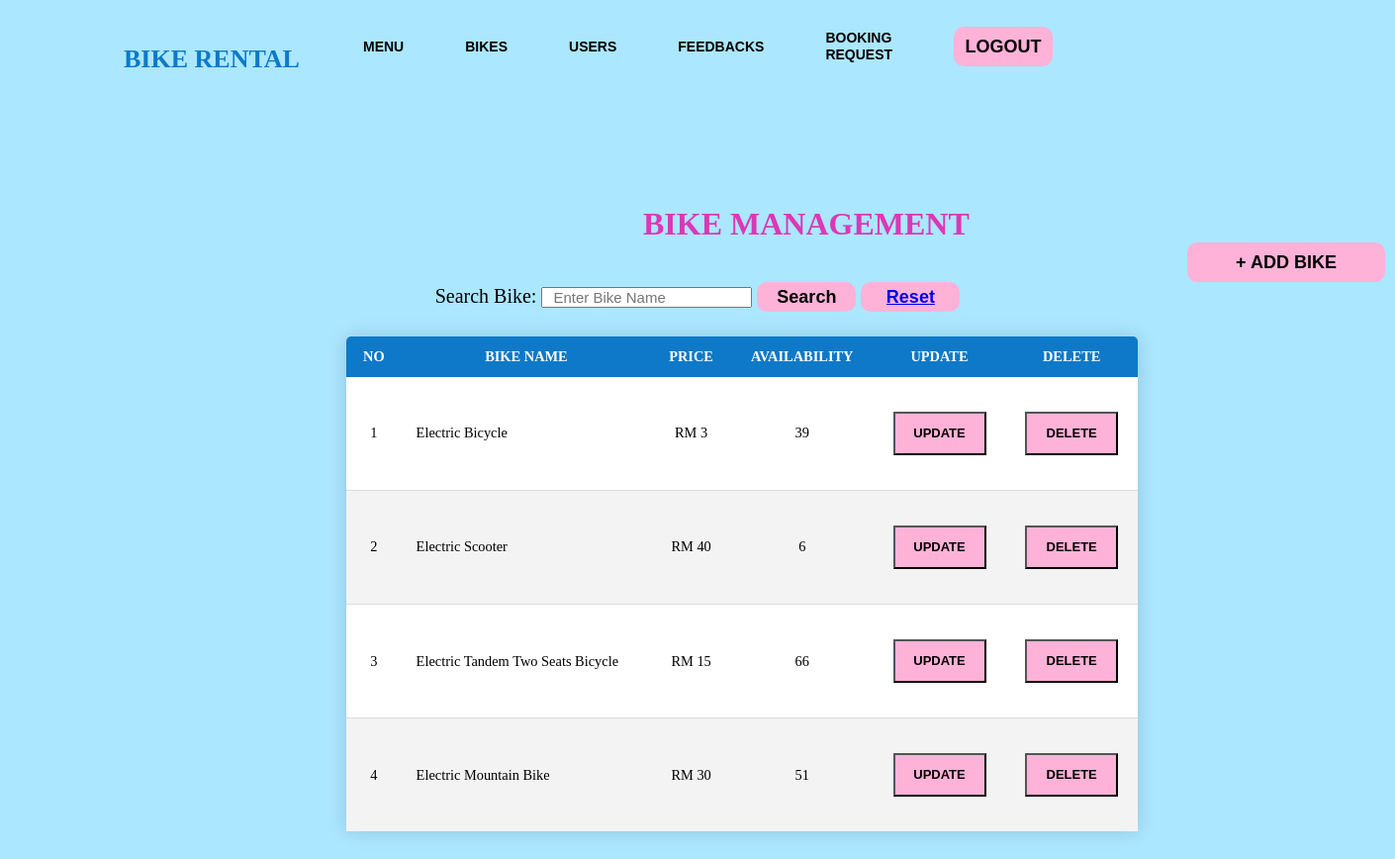
/adminbike.php, run on the app's committed database.
### tables this page shows
CREATE TABLE `bikes` (
  `BIKE_ID` int(11) NOT NULL,
  `BIKE_NAME` varchar(255) NOT NULL,
  `AVAILABILITY` int(11) NOT NULL,
  `PRICE` int(11) NOT NULL,
  `BIKE_IMG` varchar(255) NOT NULL
);

### adminbike.php (the view, shortened to what this page needs)
<!DOCTYPE html>
<html lang="en">
<head>
</head>
<body>
<?php
require_once('connection.php');
$query="SELECT *from bikes";
$queryy=mysqli_query($con,$query);
?>
<div class="hai">
        <div class="navbar">
			<div class="icon">
                <h2 class="logo">BIKE RENTAL</h2>
            </div>
			<div class="menu">
			    <ul>
					<li><a href="adminmenu.php">MENU</a></li>
                    <li><a href="adminbike.php">BIKES</a></li>
                    <li><a href="adminusers.php">USERS</a></li>
                    <li><a href="adminfeedback.php">FEEDBACKS</a></li>
                    <li><a href="adminbook.php">BOOKING REQUEST</a></li>
                    <li><button class="nn"><a href="adminlogout.php">LOGOUT</a></button></li>
				</ul>
            </div>
        </div>
</div>
        <div><br><br>
			<h1 class="header">BIKE MANAGEMENT</h1>
            <button class="add"><a href="adminaddbike.php">+ ADD BIKE</a></button>
            <div>
                <div>
				<table class="content-table">
				<thead>
                    <tr>
                        <th>NO</th>
                        <th>BIKE NAME</th>
                        <th>PRICE</th>
                        <th>AVAILABILITY</th>
						<th>UPDATE</th>
                        <th>DELETE</th>
                    </tr>
                </thead>
				<tbody>
				<div style="text-align: center; font-size: 20px;">
					<form method="GET" action="">
					<label for="search">Search Bike:</label>
					<input type="text" name="search" id="search" placeholder="Enter Bike Name" style="font-size: 15px; padding-left: 10px;">
					<button type="submit" class="nn2">Search</button>
					<button type="submit" class="nn2"><a href="adminbike.php">Reset</a></button>
					</form>
				</div>
<?php
$bcounter = 1;
while ($res = mysqli_fetch_array($queryy)) {
    $searchQuery = isset($_GET['search']) ? $_GET['search'] : '';
    if (empty($searchQuery) || stripos($res['BIKE_NAME'], $searchQuery) !== false) {
?>
					<tr class="active-row">
						<td><?php echo $bcounter; ?></td>
						<td style="text-align: left;"><?php echo $res['BIKE_NAME']; ?></td>
						<td><?php echo "RM " . $res['PRICE']; ?></td>
						<td><?php echo $res['AVAILABILITY']; ?></td>
						<td><button type="submit" class="but" name="approve"><a href="adminbikeupdate.php?id=<?php echo $res['BIKE_ID'] ?>"> UPDATE </a></button></td>
						<td><button type="submit" class="but" name="approve"><a href="deletebike.php?id=<?php echo $res['BIKE_ID'] ?>"> DELETE </a></button></td>
					</tr>
<?php
        $bcounter++;
    }
}
?>
                </tbody>
				</table>
                </div>
            </div>
        </div>
</body>
</html>

### adminbike.php (style rules this page uses)
* { margin: 0; padding: 0; }
body { background-color: #ABE7FF; background-position: center; background-size: cover; }
.hai { background-color: #ABE7FF; background-position: center; background-size: cover; height: 109vh; animation: infiniteScrollBg 50s linear infinite; }
.navbar { width: 1200px; height: 75px; margin: auto; }
.icon { width:200px; float: left; height : 70px; }
.logo { color: #0E79C8; font-size: 26px; font-family: 'Tahoma'; padding-left: 20px; float:left; padding-top: 45px; }
.menu { width: 400px; float: left; height: 70px; }
ul { float: left; display: flex; justify-content: center; align-items: center; }
ul li { list-style: none; margin-left: 62px; margin-top: 27px; font-size: 14px; }
ul li a { text-decoration: none; color: black; font-family: Arial; font-weight: bold; transition: 0.4s ease-in-out; }
.content-table { border-collapse: collapse; font-size: 0.9em; min-width: 400px; border-radius: 5px 5px 0 0; overflow: hidden; box-shadow: 0 0 20px rgba(0,0,0,0.15); margin-left: 350px; margin-top: 25px; width: 800px; height: 500px; }
.content-table thead tr { background-color: #0E79C8; color: white; text-align: left; }
.content-table th, .content-table td { padding: 12px 15px; text-align: center; }
.content-table tbody tr { border-bottom: 1px solid #dddddd; }
.content-table tbody tr:nth-of-type(even) { background-color: #f3f3f3; }
.content-table tbody tr:last-of-type { border-bottom: black; }
.content-table tbody { background-color: white; }
.header { margin-top: -700px; margin-left: 650px; color: #DC37B7; }
.nn { width:100px; background: #FFB2D8; border:none; height: 40px; font-size: 18px; border-radius: 10px; cursor: pointer; color:black; transition: 0.4s ease; }
.nn2 { width:100px; background: #FFB2D8; border:none; height: 30px; font-size: 18px; border-radius: 10px; cursor: pointer; color:black; transition: 0.4s ease; text-decoration: none; font-weight: bold; }
.nn a { text-decoration: none; color: black; font-weight: bold; }
.add { width: 200px; height: 40px; background: #FFB2D8; border:none; font-size: 18px; border-radius: 10px; cursor: pointer; color:#fff; transition: 0.4s ease; margin-left: 1200px; }
.add a { text-decoration: none; color: black; font-weight: bolder; }
.but { background: #FFB2D8; transition: 0.4s ease; }
.but a { width: 90px; border: none; height: auto; font-size: 13px; border-radius: 0px; cursor: pointer; color: black; transition: 0.4s ease; text-decoration: none; font-weight: bold; display: inline-block; line-height: 40px; text-align: center; }

### data on the page
bikes: BIKE_NAME "Electric Bicycle", PRICE "3", AVAILABILITY "39"
bikes: BIKE_NAME "Electric Scooter", PRICE "40", AVAILABILITY "6"
bikes: BIKE_NAME "Electric Tandem Two Seats Bicycle", PRICE "15", AVAILABILITY "66"
bikes: BIKE_NAME "Electric Mountain Bike", PRICE "30", AVAILABILITY "51"
